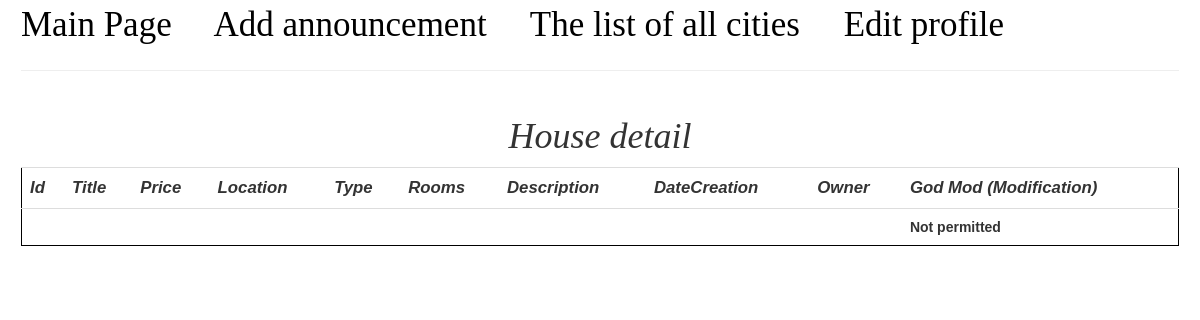
Before: /house/7 with the older database file.
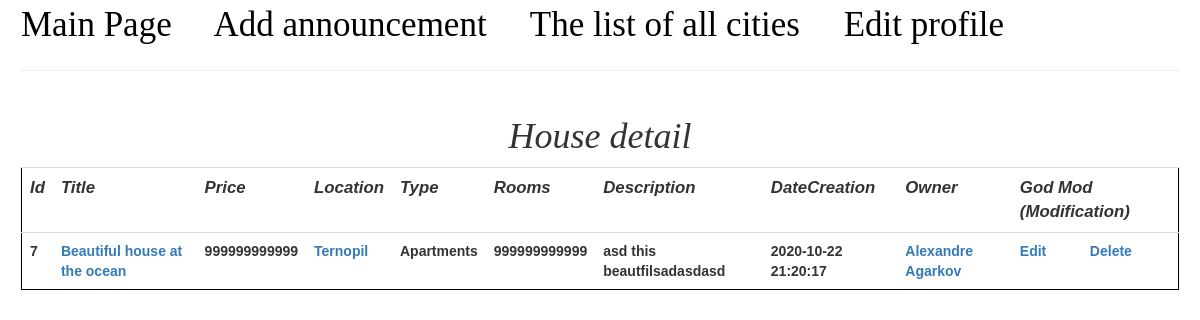
After: the same page with the newer database file.
### models.py (models this page shows, shortened)
class House(db.Model):
    __table_args__ = {'extend_existing': True}
    id = db.Column(db.INTEGER, primary_key=True)
    title = db.Column(db.String(50), nullable=False)
    location = db.Column(db.String(50), nullable=False)
    type = db.Column(db.String(50), nullable=False)
    rooms = db.Column(db.INTEGER, nullable=False)
    price = db.Column(db.INTEGER, nullable=False)
    description = db.Column(db.Text, nullable=False)
    author = db.Column(db.String, nullable=False)
    author_id = db.Column(db.INTEGER, nullable=False)
    dateCreation = db.Column(db.DateTime, nullable=False, default=sqlalchemy.sql.func.now() )

### app.py (the view)
@app.route('/house/<int:id>', methods=['GET'])
def houseById(id):
    house = models.getHouseById(id)
    return render_template('houseDetail.html', house=house, user_id=current_user_id)

### models.py (called while the page is built)
def getHouseById(id):
    return House.query.get(id)

### templates/houseDetail.html (shortened to what this page needs)
{% extends 'base.html' %}
{% block body %}
    <h1>House detail</h1>
    <table class="table table-hover">
        <tr class="headers">
            <th>Id</th>
            <th>Title</th>
            <th>Price</th>
            <th>Location</th>
            <th>Type</th>
            <th>Rooms</th>
            <th>Description</th>
            <th>DateCreation</th>
            <th>Owner</th>
            <th colspan="2">God Mod (Modification)</th>
        </tr>
        <tr>
            <th>{{ house.id }}</th>
            <th><a href="/house/{{ house.id }}">{{ house.title }}</a></th>
            <th>{{ house.price }}</th>
            <th><a href="/search/city/{{ house.location }}">{{ house.location }}</a></th>
            <th>{{ house.type }}</th>
            <th>{{ house.rooms }}</th>
            <th>{{ house.description }}</th>
            <th>{{ house.dateCreation }}</th>
            <th><a href="/user/{{ house.author_id }}">{{ house.author }}</a></th>
            {% if house.author_id == user_id %}
                <th><a href="/house/edit/{{ house.id }}">Edit</a></th>
                <th><a href="/house/delete/{{ house.id }}">Delete</a></th>
            {% else %}
                <th colspan="2">Not permitted</th>
            {% endif %}
        </tr>
    </table>
{% endblock %}

Changed rows visible on the page:
added House: id "7", title "Beautiful house at the ocean", price "999999999999", location "Ternopil", type "Apartments", rooms "999999999999", description "asd this beautfilsadasdasd", dateCreation "2020-10-22 21:20:17", author "Alexandre Agarkov"
Other visible differences:
text no longer shown: "Not permitted"
text now shown: "Edit Delete"
